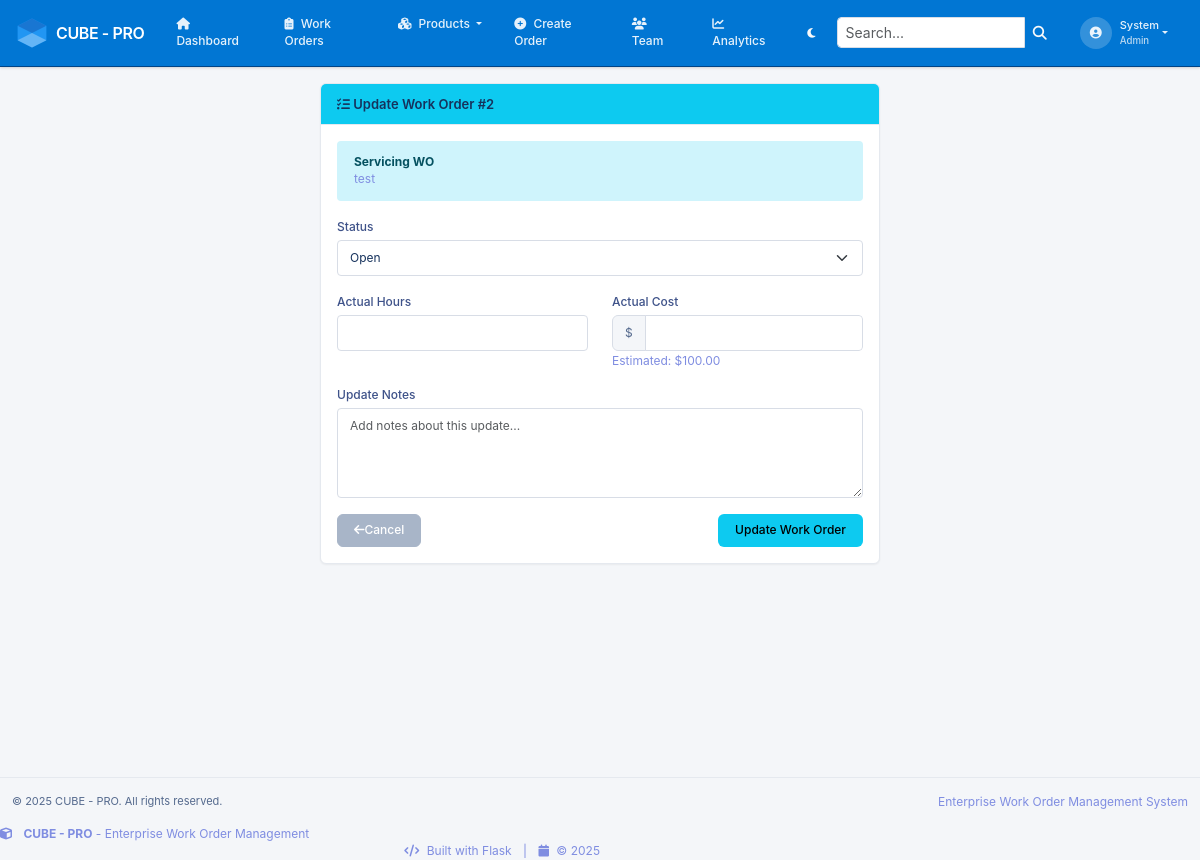
Screenshot of /workorders/2/update (signed in) with the database file from the repository.
### app/models.py (models this page shows, shortened)
class User(UserMixin, db.Model):
    __tablename__ = 'users'
    id = db.Column(db.Integer, primary_key=True)
    username = db.Column(db.String(64), unique=True, nullable=False, index=True)
    email = db.Column(db.String(120), unique=True, nullable=False, index=True)
    password_hash = db.Column(db.String(255), nullable=False)
    first_name = db.Column(db.String(64), nullable=False)
    last_name = db.Column(db.String(64), nullable=False)
    phone = db.Column(db.String(20))
    is_active = db.Column(db.Boolean, default=True)
    created_at = db.Column(db.DateTime, default=lambda: datetime.now(timezone.utc))
    last_login = db.Column(db.DateTime)
    role_id = db.Column(db.Integer, db.ForeignKey('roles.id'))
    created_workorders = db.relationship('WorkOrder', foreign_keys='WorkOrder.created_by_id',
                                       backref='creator', lazy='dynamic')
    assigned_workorders = db.relationship('WorkOrder', foreign_keys='WorkOrder.assigned_to_id',
                                        backref='assignee', lazy='dynamic')
    activities = db.relationship('WorkOrderActivity', backref='user', lazy='dynamic')
    def has_role(self, role_name):
        return self.role and self.role.name == role_name
    def can_edit_workorder(self, workorder):
        if self.has_role('admin'):
            return True
        if self.has_role('manager'):
            return True
        if workorder.assigned_to_id == self.id:
            return True
        return False

class Role(db.Model):
    __tablename__ = 'roles'
    id = db.Column(db.Integer, primary_key=True)
    name = db.Column(db.String(64), unique=True, nullable=False)
    description = db.Column(db.String(255))
    created_at = db.Column(db.DateTime, default=lambda: datetime.now(timezone.utc))
    users = db.relationship('User', backref='role', lazy='dynamic')

class WorkOrder(db.Model):
    __tablename__ = 'workorders'
    id = db.Column(db.Integer, primary_key=True)
    title = db.Column(db.String(200), nullable=False)
    description = db.Column(db.Text, nullable=False)
    address = db.Column(db.String(200))
    product_name = db.Column(db.String(200))
    owner_name = db.Column(db.String(200))
    estimated_hours = db.Column(db.Float)
    actual_hours = db.Column(db.Float, default=0.0)
    cost_estimate = db.Column(db.Numeric(10, 2))
    actual_cost = db.Column(db.Numeric(10, 2), default=0.0)
    due_date = db.Column(db.DateTime)
    completed_date = db.Column(db.DateTime)
    notes = db.Column(db.Text)
    created_at = db.Column(db.DateTime, default=lambda: datetime.now(timezone.utc))
    updated_at = db.Column(db.DateTime, default=lambda: datetime.now(timezone.utc),
                          onupdate=lambda: datetime.now(timezone.utc))
    created_by_id = db.Column(db.Integer, db.ForeignKey('users.id'), nullable=False)
    assigned_to_id = db.Column(db.Integer, db.ForeignKey('users.id'))
    priority_id = db.Column(db.Integer, db.ForeignKey('priorities.id'), nullable=False)
    status_id = db.Column(db.Integer, db.ForeignKey('statuses.id'), nullable=False)
    category_id = db.Column(db.Integer, db.ForeignKey('categories.id'))
    activities = db.relationship('WorkOrderActivity', backref='workorder',
                               lazy='dynamic', cascade='all, delete-orphan')

### app/workorders/routes.py (the view, shortened to what this page needs)
@bp.route('/<int:id>/update', methods=['GET', 'POST'])
@login_required
def update_workorder(id):
    workorder = WorkOrder.query.get_or_404(id)
    if workorder.assigned_to_id != current_user.id and not current_user.can_edit_workorder(workorder):
        flash('You do not have permission to update this work order.', 'error')
        return redirect(url_for('workorders.view_workorder', id=id))
    form = WorkOrderUpdateForm()
    form.status_id.choices = [(s.id, s.name) for s in Status.query.all()]
    form.status_id.data = workorder.status_id
    return render_template('workorders/update.html',
                         title=f'Update Work Order #{workorder.id}',
                         form=form,
                         workorder=workorder)

### app/workorders/forms.py
class WorkOrderUpdateForm(FlaskForm):
    status_id = SelectField('Status', coerce=int, validators=[DataRequired()])
    actual_hours = FloatField('Actual Hours', validators=[Optional(), NumberRange(min=0)])
    actual_cost = DecimalField('Actual Cost', validators=[Optional(), NumberRange(min=0)], places=2)
    notes = TextAreaField('Update Notes')
    submit = SubmitField('Update Work Order')

### app/__init__.py (called while the page is built)
@login_manager.user_loader
def load_user(user_id):
    from app.models import User
    return User.query.get(int(user_id))

### app/templates/workorders/update.html (shortened to what this page needs)
{% extends "base.html" %}
{% block content %}
<div class="row">
    <div class="col-md-6 offset-md-3">
        <div class="card">
            <div class="card-header bg-info text-white">
                <h4 class="mb-0"><i class="fas fa-tasks"></i> Update Work Order #{{ workorder.id }}</h4>
            </div>
            <div class="card-body">
                <div class="alert alert-info">
                    <strong>{{ workorder.title }}</strong><br>
                    <small class="text-muted">{{ workorder.description[:100] }}{% if workorder.description|length > 100 %}...{% endif %}</small>
                </div>
                <form method="POST">
                    <div class="mb-3">
                        {{ form.status_id.label(class="form-label") }}
                        {{ form.status_id(class="form-select") }}
                    </div>
                    <div class="row">
                        <div class="col-md-6">
                            <div class="mb-3">
                                {{ form.actual_hours.label(class="form-label") }}
                                {{ form.actual_hours(class="form-control") }}
                            </div>
                        </div>
                        <div class="col-md-6">
                            <div class="mb-3">
                                {{ form.actual_cost.label(class="form-label") }}
                                <div class="input-group">
                                    <span class="input-group-text">$</span>
                                    {{ form.actual_cost(class="form-control") }}
                                </div>
                                {% if workorder.cost_estimate %}
                                <small class="text-muted">Estimated: ${{ "%.2f"|format(workorder.cost_estimate) }}</small>
                                {% endif %}
                            </div>
                        </div>
                    </div>
                    <div class="mb-3">
                        {{ form.notes.label(class="form-label") }}
                        {{ form.notes(class="form-control", rows="4", placeholder="Add notes about this update...") }}
                    </div>
                    <div class="d-flex justify-content-between">
                        <a href="{{ url_for('workorders.view_workorder', id=workorder.id) }}" class="btn btn-secondary">
                            <i class="fas fa-arrow-left"></i> Cancel
                        </a>
                        {{ form.submit(class="btn btn-info") }}
                    </div>
                </form>
            </div>
        </div>
    </div>
</div>
{% endblock %}

### app/templates/base.html (shortened to what this page needs)
<!DOCTYPE html>
<html lang="en" data-bs-theme="light">
<head>
    <link href="https://cdn.jsdelivr.net/npm/bootstrap@5.3.2/dist/css/bootstrap.min.css" rel="stylesheet">
    <link href="https://cdnjs.cloudflare.com/ajax/libs/font-awesome/6.4.0/css/all.min.css" rel="stylesheet">
    <link href="{{ url_for('static', filename='css/style.css') }}" rel="stylesheet">
</head>
<body>
    {% if current_user.is_authenticated %}
    <nav class="navbar navbar-expand-lg navbar-dark">
        <div class="container-fluid px-3">
            <a class="navbar-brand fw-semibold d-flex align-items-center" href="{{ url_for('main.dashboard') }}">
                <img src="{{ url_for('static', filename='img/cube.svg') }}" alt="Cube Logo" style="height:32px;width:32px;object-fit:contain;" class="me-2">
                CUBE - PRO
            </a>
            <div class="collapse navbar-collapse" id="navbarNav">
                <ul class="navbar-nav me-auto">
                    <li class="nav-item">
                        <a class="nav-link px-2" href="{{ url_for('main.dashboard') }}">
                            <i class="fas fa-home me-1"></i> Dashboard
                        </a>
                    </li>
                    <li class="nav-item">
                        <a class="nav-link px-2" href="{{ url_for('workorders.list_workorders') }}">
                            <i class="fas fa-clipboard-list me-1"></i> Work Orders
                        </a>
                    </li>
                    <li class="nav-item dropdown">
                        <a class="nav-link dropdown-toggle px-2" href="#" id="productsDropdown" role="button" data-bs-toggle="dropdown">
                            <i class="fas fa-cubes me-1"></i> Products
                        </a>
                    </li>
                    {% if current_user.role and (current_user.role.name == 'admin' or current_user.role.name == 'manager') %}
                    <li class="nav-item">
                        <a class="nav-link px-2" href="{{ url_for('workorders.create_workorder') }}">
                            <i class="fas fa-plus-circle me-1"></i> Create Order
                        </a>
                    </li>
                    <li class="nav-item">
                        <a class="nav-link px-2" href="{{ url_for('users.list_users') }}">
                            <i class="fas fa-users me-1"></i> Team
                        </a>
                    </li>
                    <li class="nav-item">
                        <a class="nav-link px-2" href="{{ url_for('reports.dashboard') }}">
                            <i class="fas fa-chart-line me-1"></i> Analytics
                        </a>
                    </li>
                    {% endif %}
                </ul>
                <button class="btn btn-outline-light btn-sm me-2" onclick="toggleTheme()" id="themeToggle">
                    <i class="fas fa-moon"></i>
                </button>
                <form class="d-flex me-2" method="GET" action="{{ url_for('main.search') }}">
                    <div class="input-group input-group-sm">
                        <input class="form-control" type="search" name="q" placeholder="Search..." aria-label="Search" style="max-width: 200px;">
                        <button class="btn btn-outline-light" type="submit">
                            <i class="fas fa-search"></i>
                        </button>
                    </div>
                </form>
                <ul class="navbar-nav">
                    <li class="nav-item dropdown">
                        <a class="nav-link dropdown-toggle d-flex align-items-center" href="#" id="navbarDropdown" role="button" data-bs-toggle="dropdown">
                            <div class="user-avatar me-2">
                                <i class="fas fa-user-circle"></i>
                            </div>
                            <div class="user-info d-none d-md-block">
                                <div class="fw-medium">{{ current_user.first_name }}</div>
                                <small class="text-light opacity-75">{{ current_user.role.name|title if current_user.role else 'User' }}</small>
                            </div>
                        </a>
                    </li>
                </ul>
            </div>
        </div>
    </nav>
    {% endif %}
    <main class="{% if current_user.is_authenticated %}main-content{% else %}auth-content{% endif %}">
    <div class="container-fluid">
            {% block content %}{% endblock %}
        </div>
    </main>
    {% if current_user.is_authenticated %}
    <footer class="footer mt-auto">
    <div class="{% if current_user.is_authenticated %}container-fluid{% else %}container d-flex align-items-center justify-content-center min-vh-100{% endif %}">
            <div class="row align-items-center">
                <div class="col-md-6">
                    <p class="mb-0">&copy; 2025 CUBE - PRO. All rights reserved.</p>
                </div>
                <div class="col-md-6 text-end">
                    <span class="text-muted">Enterprise Work Order Management System</span>
                </div>
            </div>
        </div>
    </footer>
    {% endif %}
                <div class="col-md-6">
                    <p class="mb-0 text-muted">
                        <i class="fas fa-cube me-2"></i>
                        <strong>CUBE - PRO</strong> - Enterprise Work Order Management
                    </p>
                </div>
                <div class="col-md-6 text-md-end">
                    <p class="mb-0 text-muted">
                        <i class="fas fa-code me-1"></i> Built with Flask
                        <span class="mx-2">|</span>
                        <i class="fas fa-calendar me-1"></i> &copy; 2025
                    </p>
                </div>
</body>
</html>

### rows the page displays
User: first_name "System"
Role: role.name "Admin"
WorkOrder: id "2", title "Servicing WO", description "test", cost_estimate "100.00"
